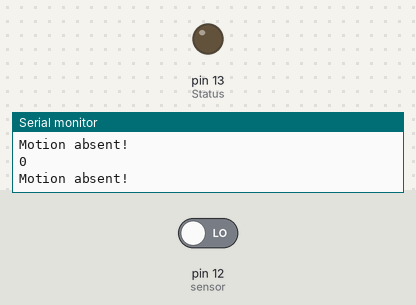
This sketch was run on a simulated Arduino Uno, built with avr-gcc and run on an emulated ATmega328P. On the bench: output pins drawn as LEDs (lit = HIGH), the last lines printed to the serial monitor. Inputs (shaded band) come from the test bench; at power-on: pin 12 (sensor) LOW.

Above: at 2.8 s.
2.9 s: pin 12 (sensor) driven HIGH
At 3.7 s:
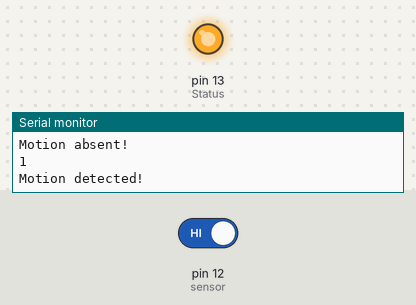
4.5 s: pin 12 (sensor) driven LOW
At 5.3 s:
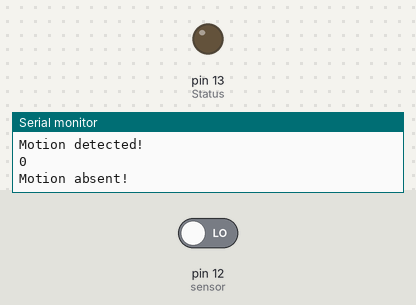
Timing chart, 0 to 7.5 s (numbered marks = the images above; inputs shaded):
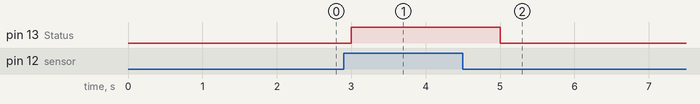

The sketch:

PIR_Sensor.ino
```cpp
//Name: S.RAVITEJA
//Reg No:192312283
//Embedded System:ECA1407

int Status = 13;    // Digital pin D6
int sensor = 12;    // Digital pin D7

void setup() {
    Serial.begin(9600);

    pinMode(sensor, INPUT);    // declare sensor as input
    pinMode(Status, OUTPUT);   // declare LED as output
}

void loop() {

    long state = digitalRead(sensor);
    Serial.println(state);

    if (state == HIGH) {
        digitalWrite(Status, HIGH);
        Serial.println("Motion detected!");
        delay(1000);
    }
    else {
        digitalWrite(Status, LOW);
        Serial.println("Motion absent!");
        delay(1000);
    }
}
```

Measured:
- after the input at 2.9 s, pin 13 (Status): LOW → HIGH after 0.10 s
- after the input at 4.5 s, pin 13 (Status): HIGH → LOW after 0.50 s
